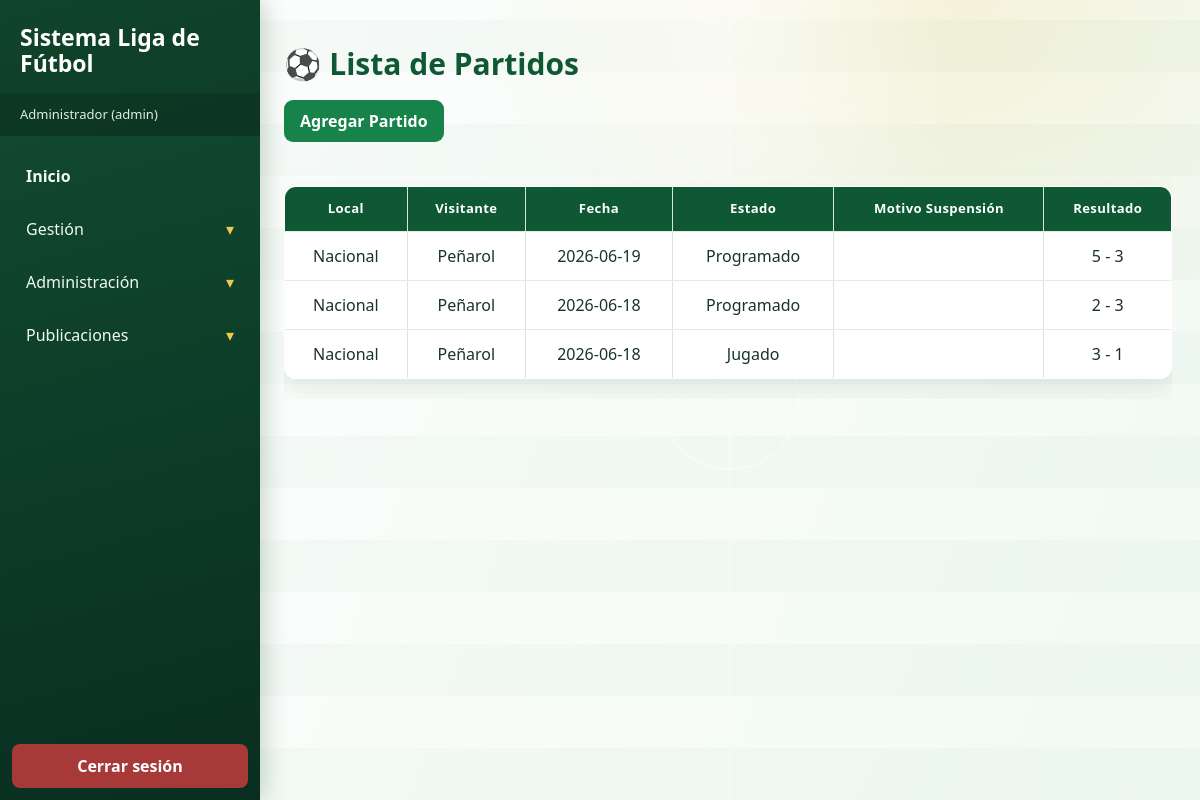
/partidos.php (signed in), run on the app's committed database.
### tables this page shows
CREATE TABLE `partidos` (
  `id` int(11) NOT NULL,
  `local_id` int(11) DEFAULT NULL,
  `visitante_id` int(11) DEFAULT NULL,
  `fecha` date DEFAULT NULL,
  `goles_local` int(11) DEFAULT NULL,
  `goles_visitante` int(11) DEFAULT NULL,
  `estado` varchar(30) DEFAULT 'Programado',
  `motivo_suspension` varchar(255) DEFAULT NULL,
  `categoria` varchar(50) DEFAULT NULL
);

CREATE TABLE `clubes` (
  `id` int(11) NOT NULL,
  `nombre` varchar(100) DEFAULT NULL,
  `ciudad` varchar(100) DEFAULT NULL,
  `director_tecnico` varchar(43) DEFAULT NULL,
  `departamento` varchar(30) DEFAULT NULL,
  `activo` tinyint(1) NOT NULL DEFAULT 1
);

### partidos.php (the view, shortened to what this page needs)
<?php
require_once("conexion.php");
?>
<!DOCTYPE html>
<html>
<head>
    <link rel="stylesheet" href="estilo.css">
</head>
<body>
<?php include("menu.php"); ?>
<h2>Lista de Partidos</h2>
<?php if ($_SESSION["rol"] == "admin") { ?>
<a href="agregar_partido.php">
    <button>Agregar Partido</button>
</a>
<?php } ?>
<br><br>
<div class="contenedor">
<table border="1" cellpadding="5">
<tr>
    <th>Local</th>
    <th>Visitante</th>
    <th>Fecha</th>
    <th>Estado</th>
    <th>Motivo Suspensión</th>
    <th>Resultado</th>
</tr>
<?php
$sql = "
SELECT
    p.*,
    c1.nombre AS nombre_local,
    c2.nombre AS nombre_visitante
FROM partidos p
INNER JOIN clubes c1 ON p.local_id = c1.id
INNER JOIN clubes c2 ON p.visitante_id = c2.id
ORDER BY p.fecha DESC
";
$consulta = mysqli_query($conn, $sql);
while($fila = mysqli_fetch_assoc($consulta)){
?>
<tr>
    <td><?php echo $fila["nombre_local"]; ?></td>
    <td><?php echo $fila["nombre_visitante"]; ?></td>
    <td><?php echo $fila["fecha"]; ?></td>
    <td><?php echo $fila["estado"]; ?></td>
    <td><?php echo $fila["motivo_suspension"]; ?></td>
    <td>
        <?php echo $fila["goles_local"] . " - " . $fila["goles_visitante"]; ?>
    </td>
</tr>
<?php
}
?>
</table>
</div>
</body>
</html>

### estilo.css (style rules this page uses)
:root { --verde: #17834b; --verde-oscuro: #0e5834; --balon: #f2c94c; --tinta: #18332a; --fondo: #f1f7f2; --superficie: #fff; --borde: #d8e5da; --sombra: 0 10px 28px rgba(17, 64, 39, .1); }
* { box-sizing: border-box; }
body { position: relative; isolation: isolate; min-height: 100vh; margin: 0; padding: 28px 28px 32px 284px; color: var(--tinta); background: radial-gradient(ellipse at 78% 0%, rgba(242, 201, 76, .19), transparent 34%), linear-gradient(110deg, rgba(255, 255, 255, .86), rgba(242, 250, 244, .91)), var(--fondo); font: 16px/1.5 "Segoe UI", Arial, sans-serif; }
body::before { position: fixed; z-index: -1; inset: 0 0 0 260px; background: radial-gradient(ellipse at 50% 0%, rgba(255, 255, 255, .72), transparent 35%), linear-gradient(90deg, transparent 49.8%, rgba(255, 255, 255, .54) 50%, transparent 50.2%), radial-gradient(circle at 50% 50%, transparent 0 11%, rgba(255, 255, 255, .48) 11.1% 11.3%, transparent 11.4%), repeating-linear-gradient(0deg, rgba(23, 131, 75, .035) 0 52px, rgba(255, 255, 255, .08) 52px 104px); content: ""; opacity: .7; pointer-events: none; animation: cancha-resplandor 14s ease-in-out infinite alternate; }
a { color: var(--verde-oscuro); font-weight: 650; }
h2 { margin: 18px 0; color: var(--verde-oscuro); font-size: clamp(1.5rem, 2.5vw, 2rem); line-height: 1.2; }
h2::before { content: "⚽ "; color: var(--verde); }
button, .boton { display: inline-flex; min-height: 42px; align-items: center; justify-content: center; padding: 9px 16px; border: 0; border-radius: 9px; color: #fff; background: var(--verde); cursor: pointer; font: inherit; font-weight: 750; text-decoration: none; transition: transform .18s, background .18s, box-shadow .18s; }
.contenedor { width: 100%; overflow-x: auto; }
table { width: 100%; margin: 20px 0; border-collapse: collapse; overflow: hidden; border: 1px solid var(--borde); border-radius: 12px; background: var(--superficie); box-shadow: var(--sombra); }
th, td { padding: 12px; border-bottom: 1px solid #e4ede5; text-align: center; }
th { color: #fff; background: var(--verde-oscuro); font-size: .82rem; letter-spacing: .03em; }
tr:last-child td { border-bottom: 0; }

### data on the page
partidos: local.nombre "Nacional", visitante.nombre "Peñarol", fecha "2026-06-19", estado "Programado", goles_local "5", goles_visitante "3"
partidos: local.nombre "Nacional", visitante.nombre "Peñarol", fecha "2026-06-18", estado "Programado", goles_local "2", goles_visitante "3"
partidos: local.nombre "Nacional", visitante.nombre "Peñarol", fecha "2026-06-18", estado "Jugado", goles_local "3", goles_visitante "1"

### other printed values
$usuario "Administrador"
$rolVisible "admin"
